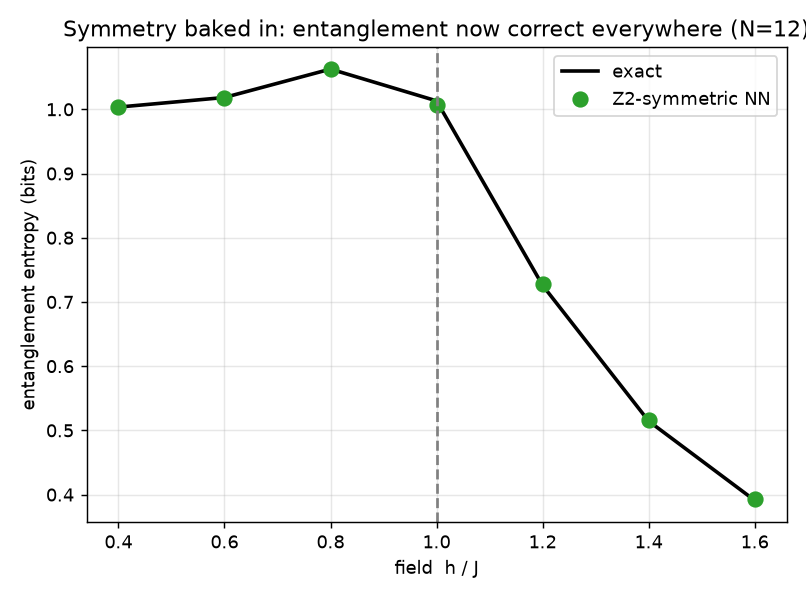

Write the Python code that produced this figure.
"""
Stage 3, fixed: bake in the Z2 (global spin-flip) symmetry so the network represents
the symmetric 'cat' ground state in the ordered phase -- recovering the correct
entanglement entropy that the plain ansatz lost to spontaneous symmetry breaking.

Fix: f(s) -> logaddexp(f_raw(s), f_raw(-s)), which makes psi(s) = psi(-s) exactly.
Same idea as Stage (c)'s translation symmetry: a physical symmetry, built into the
architecture, makes the hard regime tractable.
"""
import copy
import time
import numpy as np
import scipy.sparse as sp
import scipy.sparse.linalg as spla
import torch
import torch.nn as nn
import matplotlib
matplotlib.use("Agg")
import matplotlib.pyplot as plt
import sys, os
sys.path.insert(0, os.path.join(os.path.dirname(__file__), "..", "sims"))
from nqs_tfim import mcmc, local_energy            # noqa: E402


class Z2SymCNN(nn.Module):
    """Translation- AND global-spin-flip-symmetric log-amplitude."""
    def __init__(self, channels=16, kernel=5, n_layers=3):
        super().__init__()
        layers, in_c = [], 1
        for _ in range(n_layers):
            layers += [nn.Conv1d(in_c, channels, kernel,
                                 padding=kernel // 2, padding_mode="circular"), nn.Tanh()]
            in_c = channels
        self.conv = nn.Sequential(*layers)
        self.head = nn.Conv1d(channels, 1, 1)

    def _raw(self, s):
        return self.head(self.conv(s.unsqueeze(1))).sum(dim=(1, 2))

    def forward(self, s):
        return torch.logaddexp(self._raw(s), self._raw(-s))   # psi(s) = psi(-s)


def all_configs(N):
    idx = np.arange(1 << N, dtype=np.int64)
    return 1.0 - 2.0 * ((idx[:, None] >> np.arange(N)) & 1).astype(np.float32)


def entropy_bits(psi, N):
    M = psi.reshape(1 << (N // 2), 1 << (N - N // 2))
    lam = np.linalg.svd(M, compute_uv=False) ** 2
    lam = lam[lam > 1e-14]; lam = lam / lam.sum()
    return float(-np.sum(lam * np.log2(lam)))


def exact_psi(N, J, h):
    dim = 1 << N; st = np.arange(dim, dtype=np.int64)
    sps = np.stack([1 - 2 * ((st >> i) & 1) for i in range(N)], axis=1)
    zz = sum(sps[:, i] * sps[:, (i + 1) % N] for i in range(N))
    rows, cols, data = [st], [st], [(-J * zz).astype(float)]
    for i in range(N):
        rows.append(st); cols.append(st ^ (1 << i)); data.append(np.full(dim, -h))
    H = sp.coo_matrix((np.concatenate(data), (np.concatenate(rows), np.concatenate(cols))),
                      shape=(dim, dim)).tocsr()
    _, v = spla.eigsh(H, k=1, which="SA")
    return v[:, 0]


def nn_psi(net, N, device):
    cfg = all_configs(N)
    with torch.no_grad():
        f = net(torch.tensor(cfg, device=device)).cpu().numpy()
    f = f - f.max(); psi = np.exp(f); return psi / np.linalg.norm(psi)


def train(net, chains, N, J, h, iters, lr=5e-3):
    opt = torch.optim.Adam(net.parameters(), lr=lr)
    for _ in range(iters):
        chains = mcmc(chains, net, 4 * N)
        El = local_energy(chains, net, J, h); Em = El.mean()
        f = net(chains); loss = 2.0 * ((El - Em).detach() * f).mean()
        opt.zero_grad(); loss.backward(); opt.step()
    return net, chains


def main():
    device = "mps" if torch.backends.mps.is_available() else "cpu"
    J, N, iters = 1.0, 12, 350
    torch.manual_seed(0)
    hs = [1.6, 1.4, 1.2, 1.0, 0.8, 0.6, 0.4]

    print(f"device={device}  N={N}  Z2-symmetric ansatz  (entanglement entropy, bits)")
    print(f"{'h/J':>5} | {'S_NN':>7} {'S_exact':>8}")
    net = Z2SymCNN(16, 5, 3).to(device)
    chains = torch.randint(0, 2, (1024, N), device=device).float() * 2 - 1
    chains = mcmc(chains, net, 200)
    rows = []
    t0 = time.time()
    for h in hs:
        net, chains = train(net, chains, N, J, h, iters)
        s_nn = entropy_bits(nn_psi(net, N, device), N)
        s_ex = entropy_bits(exact_psi(N, J, h), N)
        print(f"{h:5.2f} | {s_nn:7.3f} {s_ex:8.3f}")
        rows.append((h, s_nn, s_ex))
    print(f"(trained in {time.time()-t0:.1f}s)")

    a = np.array(rows)
    fig, ax = plt.subplots(figsize=(6.2, 4.6))
    ax.plot(a[:, 0], a[:, 2], "k-", lw=2, label="exact")
    ax.plot(a[:, 0], a[:, 1], "o", color="tab:green", ms=8, label="Z2-symmetric NN")
    ax.axvline(1.0, ls="--", color="gray")
    ax.set_xlabel("field  h / J"); ax.set_ylabel("entanglement entropy (bits)")
    ax.set_title(f"Symmetry baked in: entanglement now correct everywhere (N={N})")
    ax.legend(); ax.grid(alpha=0.3)
    fig.tight_layout(); fig.savefig("stage3_symmetric.png", dpi=130)
    print("saved plot -> qsim/stage3_symmetric.png")


if __name__ == "__main__":
    main()
